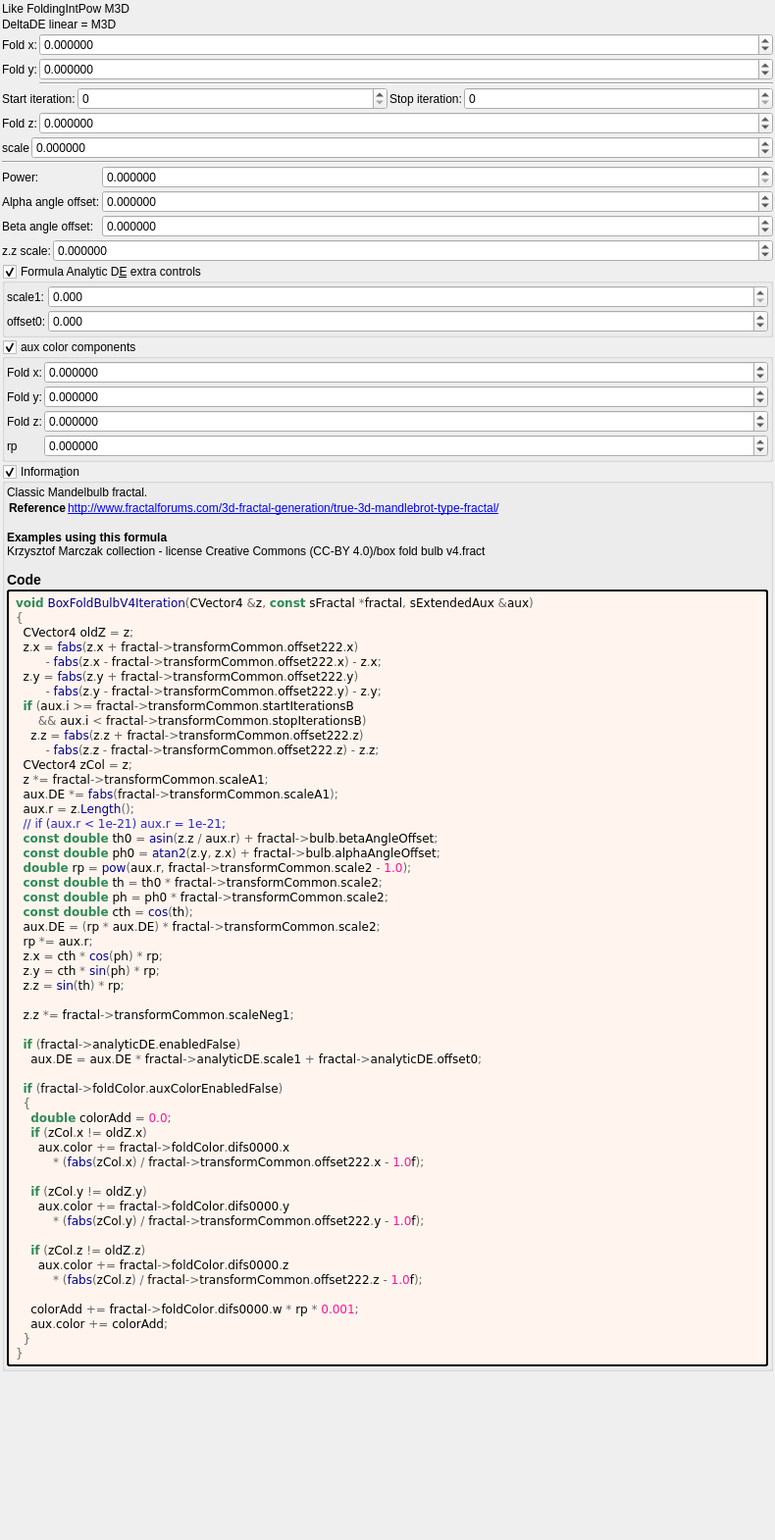
<?xml version="1.0" encoding="UTF-8"?>
<ui version="4.0">
 <class>box_fold_bulb_v4</class>
 <widget class="QWidget" name="Form">
  <property name="geometry">
   <rect>
    <x>0</x>
    <y>0</y>
    <width>790</width>
    <height>1570</height>
   </rect>
  </property>
  <property name="windowTitle">
   <string notr="true">box_fold_bulb_v4</string>
  </property>
  <layout class="QVBoxLayout" name="verticalLayout">
   <property name="spacing">
    <number>2</number>
   </property>
   <property name="leftMargin">
    <number>2</number>
   </property>
   <property name="topMargin">
    <number>2</number>
   </property>
   <property name="rightMargin">
    <number>2</number>
   </property>
   <property name="bottomMargin">
    <number>2</number>
   </property>
   <item>
    <widget class="QLabel" name="label_33">
     <property name="text">
      <string>Like FoldingIntPow M3D</string>
     </property>
    </widget>
   </item>
   <item>
    <widget class="QLabel" name="label_32">
     <property name="text">
      <string>DeltaDE linear = M3D</string>
     </property>
    </widget>
   </item>
   <item>
    <layout class="QGridLayout" name="gridLayout_33" columnstretch="0,0,1">
     <property name="spacing">
      <number>2</number>
     </property>
     <item row="4" column="2">
      <widget class="MyDoubleSpinBox" name="spinbox3_transf_offset_222_z">
       <property name="enabled">
        <bool>true</bool>
       </property>
       <property name="sizePolicy">
        <sizepolicy hsizetype="Minimum" vsizetype="Maximum">
         <horstretch>0</horstretch>
         <verstretch>0</verstretch>
        </sizepolicy>
       </property>
       <property name="decimals">
        <number>6</number>
       </property>
       <property name="minimum">
        <double>-99.989999999999995</double>
       </property>
       <property name="maximum">
        <double>99.989999999999995</double>
       </property>
       <property name="singleStep">
        <double>0.100000000000000</double>
       </property>
      </widget>
     </item>
     <item row="3" column="0" colspan="3">
      <layout class="QGridLayout" name="gridLayout_28" columnstretch="0,0,1,0,1">
       <property name="spacing">
        <number>2</number>
       </property>
       <item row="0" column="2">
        <widget class="MySpinBox" name="spinboxInt_transf_start_iterations_B">
         <property name="sizePolicy">
          <sizepolicy hsizetype="Minimum" vsizetype="Maximum">
           <horstretch>0</horstretch>
           <verstretch>0</verstretch>
          </sizepolicy>
         </property>
         <property name="minimum">
          <number>0</number>
         </property>
         <property name="maximum">
          <number>999</number>
         </property>
         <property name="value">
          <number>0</number>
         </property>
        </widget>
       </item>
       <item row="0" column="1">
        <widget class="QLabel" name="label_75">
         <property name="text">
          <string>Start iteration:</string>
         </property>
        </widget>
       </item>
       <item row="0" column="3">
        <widget class="QLabel" name="label_55">
         <property name="text">
          <string>Stop iteration:</string>
         </property>
        </widget>
       </item>
       <item row="0" column="4">
        <widget class="MySpinBox" name="spinboxInt_transf_stop_iterations_B">
         <property name="sizePolicy">
          <sizepolicy hsizetype="Preferred" vsizetype="Maximum">
           <horstretch>0</horstretch>
           <verstretch>0</verstretch>
          </sizepolicy>
         </property>
         <property name="maximum">
          <number>999</number>
         </property>
        </widget>
       </item>
      </layout>
     </item>
     <item row="0" column="2">
      <widget class="MyDoubleSpinBox" name="spinbox3_transf_offset_222_x">
       <property name="sizePolicy">
        <sizepolicy hsizetype="Minimum" vsizetype="Maximum">
         <horstretch>0</horstretch>
         <verstretch>0</verstretch>
        </sizepolicy>
       </property>
       <property name="prefix">
        <string/>
       </property>
       <property name="decimals">
        <number>6</number>
       </property>
       <property name="minimum">
        <double>-99.989999999999995</double>
       </property>
       <property name="singleStep">
        <double>0.100000000000000</double>
       </property>
      </widget>
     </item>
     <item row="0" column="0" colspan="2">
      <widget class="QLabel" name="label_105">
       <property name="text">
        <string>Fold x:</string>
       </property>
       <property name="buddy">
        <cstring>spinbox3_transf_offset_222_x</cstring>
       </property>
      </widget>
     </item>
     <item row="1" column="0" colspan="2">
      <widget class="QLabel" name="label_106">
       <property name="text">
        <string>Fold y:</string>
       </property>
       <property name="buddy">
        <cstring>spinbox3_transf_offset_222_y</cstring>
       </property>
      </widget>
     </item>
     <item row="4" column="0" colspan="2">
      <widget class="QLabel" name="label_108">
       <property name="text">
        <string>Fold z:</string>
       </property>
       <property name="buddy">
        <cstring>spinbox3_transf_offset_222_y</cstring>
       </property>
      </widget>
     </item>
     <item row="1" column="2">
      <widget class="MyDoubleSpinBox" name="spinbox3_transf_offset_222_y">
       <property name="sizePolicy">
        <sizepolicy hsizetype="Minimum" vsizetype="Maximum">
         <horstretch>0</horstretch>
         <verstretch>0</verstretch>
        </sizepolicy>
       </property>
       <property name="decimals">
        <number>6</number>
       </property>
       <property name="minimum">
        <double>-99.989999999999995</double>
       </property>
       <property name="maximum">
        <double>99.989999999999995</double>
       </property>
       <property name="singleStep">
        <double>0.100000000000000</double>
       </property>
      </widget>
     </item>
     <item row="2" column="2">
      <widget class="Line" name="line_2">
       <property name="orientation">
        <enum>Qt::Horizontal</enum>
       </property>
      </widget>
     </item>
    </layout>
   </item>
   <item>
    <layout class="QGridLayout" name="gridLayout_6" columnstretch="0,1">
     <item row="0" column="1">
      <widget class="MyDoubleSpinBox" name="spinbox_transf_scaleA_1">
       <property name="sizePolicy">
        <sizepolicy hsizetype="Minimum" vsizetype="Maximum">
         <horstretch>0</horstretch>
         <verstretch>0</verstretch>
        </sizepolicy>
       </property>
       <property name="prefix">
        <string/>
       </property>
       <property name="suffix">
        <string/>
       </property>
       <property name="decimals">
        <number>6</number>
       </property>
       <property name="minimum">
        <double>-99.998999999999995</double>
       </property>
       <property name="maximum">
        <double>99.998999999999995</double>
       </property>
       <property name="singleStep">
        <double>0.100000000000000</double>
       </property>
      </widget>
     </item>
     <item row="0" column="0">
      <widget class="QLabel" name="label_65">
       <property name="text">
        <string notr="true">scale</string>
       </property>
      </widget>
     </item>
    </layout>
   </item>
   <item>
    <widget class="Line" name="line">
     <property name="orientation">
      <enum>Qt::Horizontal</enum>
     </property>
    </widget>
   </item>
   <item>
    <layout class="QGridLayout" name="gridLayout" columnstretch="0,1">
     <property name="spacing">
      <number>2</number>
     </property>
     <item row="2" column="1">
      <widget class="MyDoubleSpinBox" name="spinboxd_beta_angle_offset">
       <property name="sizePolicy">
        <sizepolicy hsizetype="Minimum" vsizetype="Maximum">
         <horstretch>0</horstretch>
         <verstretch>0</verstretch>
        </sizepolicy>
       </property>
       <property name="prefix">
        <string/>
       </property>
       <property name="suffix">
        <string/>
       </property>
       <property name="decimals">
        <number>6</number>
       </property>
       <property name="minimum">
        <double>-36000.000000000000000</double>
       </property>
       <property name="maximum">
        <double>36000.000000000000000</double>
       </property>
       <property name="singleStep">
        <double>0.100000000000000</double>
       </property>
      </widget>
     </item>
     <item row="0" column="1">
      <widget class="MyDoubleSpinBox" name="spinbox_transf_scale_2">
       <property name="sizePolicy">
        <sizepolicy hsizetype="Minimum" vsizetype="Maximum">
         <horstretch>0</horstretch>
         <verstretch>0</verstretch>
        </sizepolicy>
       </property>
       <property name="prefix">
        <string/>
       </property>
       <property name="suffix">
        <string/>
       </property>
       <property name="decimals">
        <number>6</number>
       </property>
       <property name="minimum">
        <double>0.000000000000000</double>
       </property>
       <property name="maximum">
        <double>99.989999999999995</double>
       </property>
       <property name="singleStep">
        <double>0.100000000000000</double>
       </property>
      </widget>
     </item>
     <item row="2" column="0">
      <widget class="QLabel" name="label_9">
       <property name="text">
        <string>Beta angle offset:</string>
       </property>
      </widget>
     </item>
     <item row="0" column="0">
      <widget class="QLabel" name="label_107">
       <property name="text">
        <string>Power:</string>
       </property>
       <property name="buddy">
        <cstring>spinbox3_transf_offset_222_y</cstring>
       </property>
      </widget>
     </item>
     <item row="1" column="0">
      <widget class="QLabel" name="label_8">
       <property name="text">
        <string>Alpha angle offset:</string>
       </property>
      </widget>
     </item>
     <item row="1" column="1">
      <widget class="MyDoubleSpinBox" name="spinboxd_alpha_angle_offset">
       <property name="sizePolicy">
        <sizepolicy hsizetype="Minimum" vsizetype="Maximum">
         <horstretch>0</horstretch>
         <verstretch>0</verstretch>
        </sizepolicy>
       </property>
       <property name="prefix">
        <string/>
       </property>
       <property name="suffix">
        <string/>
       </property>
       <property name="decimals">
        <number>6</number>
       </property>
       <property name="minimum">
        <double>-36000.000000000000000</double>
       </property>
       <property name="maximum">
        <double>36000.000000000000000</double>
       </property>
       <property name="singleStep">
        <double>0.100000000000000</double>
       </property>
      </widget>
     </item>
    </layout>
   </item>
   <item>
    <layout class="QGridLayout" name="gridLayout_84" columnstretch="0,1">
     <property name="spacing">
      <number>2</number>
     </property>
     <item row="2" column="0" rowspan="2">
      <widget class="QLabel" name="label_76">
       <property name="text">
        <string>z.z scale:</string>
       </property>
      </widget>
     </item>
     <item row="2" column="1" rowspan="2">
      <widget class="MyDoubleSpinBox" name="spinbox_transf_scale_neg1">
       <property name="sizePolicy">
        <sizepolicy hsizetype="Minimum" vsizetype="Maximum">
         <horstretch>0</horstretch>
         <verstretch>0</verstretch>
        </sizepolicy>
       </property>
       <property name="prefix">
        <string/>
       </property>
       <property name="suffix">
        <string/>
       </property>
       <property name="decimals">
        <number>6</number>
       </property>
       <property name="minimum">
        <double>-99.998999999999995</double>
       </property>
       <property name="maximum">
        <double>99.998999999999995</double>
       </property>
       <property name="singleStep">
        <double>0.100000000000000</double>
       </property>
      </widget>
     </item>
    </layout>
   </item>
   <item>
    <widget class="MyGroupBox" name="groupCheck_analyticDE_enabled_false">
     <property name="title">
      <string>Formula Analytic D&amp;E extra controls</string>
     </property>
     <property name="checkable">
      <bool>true</bool>
     </property>
     <layout class="QVBoxLayout" name="verticalLayout_13" stretch="0">
      <property name="spacing">
       <number>2</number>
      </property>
      <property name="leftMargin">
       <number>2</number>
      </property>
      <property name="topMargin">
       <number>2</number>
      </property>
      <property name="rightMargin">
       <number>2</number>
      </property>
      <property name="bottomMargin">
       <number>2</number>
      </property>
      <item>
       <layout class="QGridLayout" name="gridLayout_27" columnstretch="0,0,1">
        <property name="spacing">
         <number>2</number>
        </property>
        <item row="1" column="2">
         <widget class="MyDoubleSpinBox" name="spinbox_analyticDE_offset_0">
          <property name="sizePolicy">
           <sizepolicy hsizetype="Minimum" vsizetype="Maximum">
            <horstretch>0</horstretch>
            <verstretch>0</verstretch>
           </sizepolicy>
          </property>
          <property name="prefix">
           <string/>
          </property>
          <property name="suffix">
           <string/>
          </property>
          <property name="decimals">
           <number>3</number>
          </property>
          <property name="minimum">
           <double>-99.989999999999995</double>
          </property>
          <property name="maximum">
           <double>99.989999999999995</double>
          </property>
          <property name="singleStep">
           <double>0.100000000000000</double>
          </property>
         </widget>
        </item>
        <item row="1" column="1">
         <widget class="QLabel" name="label_177">
          <property name="text">
           <string>offset0:</string>
          </property>
         </widget>
        </item>
        <item row="0" column="1">
         <widget class="QLabel" name="label_176">
          <property name="text">
           <string>scale1:</string>
          </property>
         </widget>
        </item>
        <item row="0" column="2">
         <widget class="MyDoubleSpinBox" name="spinbox_analyticDE_scale_1">
          <property name="sizePolicy">
           <sizepolicy hsizetype="Minimum" vsizetype="Maximum">
            <horstretch>0</horstretch>
            <verstretch>0</verstretch>
           </sizepolicy>
          </property>
          <property name="prefix">
           <string/>
          </property>
          <property name="suffix">
           <string/>
          </property>
          <property name="decimals">
           <number>3</number>
          </property>
          <property name="minimum">
           <double>0.000000000000000</double>
          </property>
          <property name="maximum">
           <double>99.989999999999995</double>
          </property>
          <property name="singleStep">
           <double>0.100000000000000</double>
          </property>
         </widget>
        </item>
       </layout>
      </item>
     </layout>
    </widget>
   </item>
   <item>
    <widget class="MyGroupBox" name="groupCheck_fold_color_aux_color_enabled_false">
     <property name="title">
      <string>aux color components</string>
     </property>
     <property name="checkable">
      <bool>true</bool>
     </property>
     <layout class="QVBoxLayout" name="verticalLayout_3">
      <property name="leftMargin">
       <number>2</number>
      </property>
      <property name="topMargin">
       <number>2</number>
      </property>
      <property name="rightMargin">
       <number>2</number>
      </property>
      <property name="bottomMargin">
       <number>2</number>
      </property>
      <item>
       <layout class="QGridLayout" name="gridLayout_16" columnstretch="0,1">
        <property name="spacing">
         <number>2</number>
        </property>
        <item row="2" column="0">
         <widget class="QLabel" name="label_38">
          <property name="text">
           <string>Fold z:</string>
          </property>
         </widget>
        </item>
        <item row="0" column="0">
         <widget class="QLabel" name="label_31">
          <property name="text">
           <string>Fold x:</string>
          </property>
         </widget>
        </item>
        <item row="1" column="0">
         <widget class="QLabel" name="label_39">
          <property name="text">
           <string>Fold y:</string>
          </property>
         </widget>
        </item>
        <item row="0" column="1">
         <widget class="MyDoubleSpinBox" name="spinbox4_fold_color_difs_0000_x">
          <property name="sizePolicy">
           <sizepolicy hsizetype="Minimum" vsizetype="Maximum">
            <horstretch>0</horstretch>
            <verstretch>0</verstretch>
           </sizepolicy>
          </property>
          <property name="prefix">
           <string/>
          </property>
          <property name="suffix">
           <string/>
          </property>
          <property name="decimals">
           <number>6</number>
          </property>
          <property name="minimum">
           <double>-99.998999999999995</double>
          </property>
          <property name="maximum">
           <double>99.998999999999995</double>
          </property>
          <property name="singleStep">
           <double>0.100000000000000</double>
          </property>
         </widget>
        </item>
        <item row="1" column="1">
         <widget class="MyDoubleSpinBox" name="spinbox4_fold_color_difs_0000_y">
          <property name="sizePolicy">
           <sizepolicy hsizetype="Minimum" vsizetype="Maximum">
            <horstretch>0</horstretch>
            <verstretch>0</verstretch>
           </sizepolicy>
          </property>
          <property name="prefix">
           <string/>
          </property>
          <property name="suffix">
           <string/>
          </property>
          <property name="decimals">
           <number>6</number>
          </property>
          <property name="minimum">
           <double>-99.998999999999995</double>
          </property>
          <property name="maximum">
           <double>99.998999999999995</double>
          </property>
          <property name="singleStep">
           <double>0.100000000000000</double>
          </property>
         </widget>
        </item>
        <item row="2" column="1">
         <widget class="MyDoubleSpinBox" name="spinbox4_fold_color_difs_0000_z">
          <property name="sizePolicy">
           <sizepolicy hsizetype="Minimum" vsizetype="Maximum">
            <horstretch>0</horstretch>
            <verstretch>0</verstretch>
           </sizepolicy>
          </property>
          <property name="prefix">
           <string/>
          </property>
          <property name="suffix">
           <string/>
          </property>
          <property name="decimals">
           <number>6</number>
          </property>
          <property name="minimum">
           <double>-99.998999999999995</double>
          </property>
          <property name="maximum">
           <double>99.998999999999995</double>
          </property>
          <property name="singleStep">
           <double>0.100000000000000</double>
          </property>
         </widget>
        </item>
        <item row="3" column="1">
         <widget class="MyDoubleSpinBox" name="spinbox4_fold_color_difs_0000_w">
          <property name="sizePolicy">
           <sizepolicy hsizetype="Minimum" vsizetype="Maximum">
            <horstretch>0</horstretch>
            <verstretch>0</verstretch>
           </sizepolicy>
          </property>
          <property name="prefix">
           <string/>
          </property>
          <property name="suffix">
           <string/>
          </property>
          <property name="decimals">
           <number>6</number>
          </property>
          <property name="minimum">
           <double>-99.998999999999995</double>
          </property>
          <property name="maximum">
           <double>99.998999999999995</double>
          </property>
          <property name="singleStep">
           <double>0.100000000000000</double>
          </property>
         </widget>
        </item>
        <item row="3" column="0">
         <widget class="QLabel" name="label_40">
          <property name="text">
           <string>rp</string>
          </property>
         </widget>
        </item>
       </layout>
      </item>
     </layout>
    </widget>
   </item>
   <item>
    <widget class="MyGroupBox" name="groupCheck_info">
     <property name="title">
      <string>Informa&amp;tion</string>
     </property>
     <property name="flat">
      <bool>false</bool>
     </property>
     <property name="checkable">
      <bool>true</bool>
     </property>
     <layout class="QVBoxLayout" name="verticalLayout_2">
      <property name="spacing">
       <number>2</number>
      </property>
      <property name="leftMargin">
       <number>2</number>
      </property>
      <property name="topMargin">
       <number>2</number>
      </property>
      <property name="rightMargin">
       <number>2</number>
      </property>
      <property name="bottomMargin">
       <number>2</number>
      </property>
      <item>
       <widget class="QLabel" name="label_information_general">
        <property name="text">
         <string notr="true">&lt;p&gt;Classic Mandelbulb fractal.&lt;/p&gt;&lt;table&gt;
&lt;tr&gt;&lt;th&gt;Reference&lt;/th&gt;&lt;td&gt;&lt;a href=&quot;http://www.fractalforums.com/3d-fractal-generation/true-3d-mandlebrot-type-fractal/&quot;&gt;http://www.fractalforums.com/3d-fractal-generation/true-3d-mandlebrot-type-fractal/&lt;br&gt;
&lt;/td&gt;&lt;/tr&gt;
&lt;/table&gt;
&lt;br&gt;&lt;b&gt;Examples using this formula&lt;/b&gt;&lt;br&gt;Krzysztof Marczak collection - license Creative Commons (CC-BY 4.0)/box fold bulb v4.fract&lt;h3&gt;Code&lt;/h3&gt;</string>
        </property>
        <property name="wordWrap">
         <bool>true</bool>
        </property>
        <property name="openExternalLinks">
         <bool>true</bool>
        </property>
        <property name="textInteractionFlags">
         <set>Qt::LinksAccessibleByMouse|Qt::TextSelectableByMouse</set>
        </property>
       </widget>
      </item>
      <item>
       <widget class="QLabel" name="label_code_content">
        <property name="styleSheet">
         <string notr="true">border-style: outset; border-width: 2px; border-radius: 3px; border-color: black; background-color: #fff5ee; padding: 4px;</string>
        </property>
        <property name="text">
         <string notr="true">&lt;body style=&quot;background-color:#fff5ee&quot;&gt;
&lt;pre style=&quot;color:#000000; background-color:#fff5ee;  font-family:&#039;Courier New&#039;,monospace;&quot;&gt;&lt;span style=&quot;color:#2e8b57; font-weight:bold&quot;&gt;void&lt;/span&gt; &lt;span style=&quot;color:#00008f&quot;&gt;BoxFoldBulbV4Iteration&lt;/span&gt;&lt;span style=&quot;color:#676767&quot;&gt;(&lt;/span&gt;CVector4 &lt;span style=&quot;color:#676767&quot;&gt;&amp;amp;&lt;/span&gt;z&lt;span style=&quot;color:#676767&quot;&gt;,&lt;/span&gt; &lt;span style=&quot;color:#2e8b57; font-weight:bold&quot;&gt;const&lt;/span&gt; sFractal &lt;span style=&quot;color:#676767&quot;&gt;*&lt;/span&gt;fractal&lt;span style=&quot;color:#676767&quot;&gt;,&lt;/span&gt; sExtendedAux &lt;span style=&quot;color:#676767&quot;&gt;&amp;amp;&lt;/span&gt;aux&lt;span style=&quot;color:#676767&quot;&gt;)&lt;/span&gt;
&lt;span style=&quot;color:#676767&quot;&gt;{&lt;/span&gt;
  CVector4 oldZ &lt;span style=&quot;color:#676767&quot;&gt;=&lt;/span&gt; z&lt;span style=&quot;color:#676767&quot;&gt;;&lt;/span&gt;
  z&lt;span style=&quot;color:#676767&quot;&gt;.&lt;/span&gt;x &lt;span style=&quot;color:#676767&quot;&gt;=&lt;/span&gt; &lt;span style=&quot;color:#00008f&quot;&gt;fabs&lt;/span&gt;&lt;span style=&quot;color:#676767&quot;&gt;(&lt;/span&gt;z&lt;span style=&quot;color:#676767&quot;&gt;.&lt;/span&gt;x &lt;span style=&quot;color:#676767&quot;&gt;+&lt;/span&gt; fractal&lt;span style=&quot;color:#676767&quot;&gt;-&amp;gt;&lt;/span&gt;transformCommon&lt;span style=&quot;color:#676767&quot;&gt;.&lt;/span&gt;offset222&lt;span style=&quot;color:#676767&quot;&gt;.&lt;/span&gt;x&lt;span style=&quot;color:#676767&quot;&gt;)&lt;/span&gt;
        &lt;span style=&quot;color:#676767&quot;&gt;-&lt;/span&gt; &lt;span style=&quot;color:#00008f&quot;&gt;fabs&lt;/span&gt;&lt;span style=&quot;color:#676767&quot;&gt;(&lt;/span&gt;z&lt;span style=&quot;color:#676767&quot;&gt;.&lt;/span&gt;x &lt;span style=&quot;color:#676767&quot;&gt;-&lt;/span&gt; fractal&lt;span style=&quot;color:#676767&quot;&gt;-&amp;gt;&lt;/span&gt;transformCommon&lt;span style=&quot;color:#676767&quot;&gt;.&lt;/span&gt;offset222&lt;span style=&quot;color:#676767&quot;&gt;.&lt;/span&gt;x&lt;span style=&quot;color:#676767&quot;&gt;) -&lt;/span&gt; z&lt;span style=&quot;color:#676767&quot;&gt;.&lt;/span&gt;x&lt;span style=&quot;color:#676767&quot;&gt;;&lt;/span&gt;
  z&lt;span style=&quot;color:#676767&quot;&gt;.&lt;/span&gt;y &lt;span style=&quot;color:#676767&quot;&gt;=&lt;/span&gt; &lt;span style=&quot;color:#00008f&quot;&gt;fabs&lt;/span&gt;&lt;span style=&quot;color:#676767&quot;&gt;(&lt;/span&gt;z&lt;span style=&quot;color:#676767&quot;&gt;.&lt;/span&gt;y &lt;span style=&quot;color:#676767&quot;&gt;+&lt;/span&gt; fractal&lt;span style=&quot;color:#676767&quot;&gt;-&amp;gt;&lt;/span&gt;transformCommon&lt;span style=&quot;color:#676767&quot;&gt;.&lt;/span&gt;offset222&lt;span style=&quot;color:#676767&quot;&gt;.&lt;/span&gt;y&lt;span style=&quot;color:#676767&quot;&gt;)&lt;/span&gt;
        &lt;span style=&quot;color:#676767&quot;&gt;-&lt;/span&gt; &lt;span style=&quot;color:#00008f&quot;&gt;fabs&lt;/span&gt;&lt;span style=&quot;color:#676767&quot;&gt;(&lt;/span&gt;z&lt;span style=&quot;color:#676767&quot;&gt;.&lt;/span&gt;y &lt;span style=&quot;color:#676767&quot;&gt;-&lt;/span&gt; fractal&lt;span style=&quot;color:#676767&quot;&gt;-&amp;gt;&lt;/span&gt;transformCommon&lt;span style=&quot;color:#676767&quot;&gt;.&lt;/span&gt;offset222&lt;span style=&quot;color:#676767&quot;&gt;.&lt;/span&gt;y&lt;span style=&quot;color:#676767&quot;&gt;) -&lt;/span&gt; z&lt;span style=&quot;color:#676767&quot;&gt;.&lt;/span&gt;y&lt;span style=&quot;color:#676767&quot;&gt;;&lt;/span&gt;
  &lt;span style=&quot;color:#2e8b57; font-weight:bold&quot;&gt;if&lt;/span&gt; &lt;span style=&quot;color:#676767&quot;&gt;(&lt;/span&gt;aux&lt;span style=&quot;color:#676767&quot;&gt;.&lt;/span&gt;i &lt;span style=&quot;color:#676767&quot;&gt;&amp;gt;=&lt;/span&gt; fractal&lt;span style=&quot;color:#676767&quot;&gt;-&amp;gt;&lt;/span&gt;transformCommon&lt;span style=&quot;color:#676767&quot;&gt;.&lt;/span&gt;startIterationsB
      &lt;span style=&quot;color:#676767&quot;&gt;&amp;amp;&amp;amp;&lt;/span&gt; aux&lt;span style=&quot;color:#676767&quot;&gt;.&lt;/span&gt;i &lt;span style=&quot;color:#676767&quot;&gt;&amp;lt;&lt;/span&gt; fractal&lt;span style=&quot;color:#676767&quot;&gt;-&amp;gt;&lt;/span&gt;transformCommon&lt;span style=&quot;color:#676767&quot;&gt;.&lt;/span&gt;stopIterationsB&lt;span style=&quot;color:#676767&quot;&gt;)&lt;/span&gt;
    z&lt;span style=&quot;color:#676767&quot;&gt;.&lt;/span&gt;z &lt;span style=&quot;color:#676767&quot;&gt;=&lt;/span&gt; &lt;span style=&quot;color:#00008f&quot;&gt;fabs&lt;/span&gt;&lt;span style=&quot;color:#676767&quot;&gt;(&lt;/span&gt;z&lt;span style=&quot;color:#676767&quot;&gt;.&lt;/span&gt;z &lt;span style=&quot;color:#676767&quot;&gt;+&lt;/span&gt; fractal&lt;span style=&quot;color:#676767&quot;&gt;-&amp;gt;&lt;/span&gt;transformCommon&lt;span style=&quot;color:#676767&quot;&gt;.&lt;/span&gt;offset222&lt;span style=&quot;color:#676767&quot;&gt;.&lt;/span&gt;z&lt;span style=&quot;color:#676767&quot;&gt;)&lt;/span&gt;
        &lt;span style=&quot;color:#676767&quot;&gt;-&lt;/span&gt; &lt;span style=&quot;color:#00008f&quot;&gt;fabs&lt;/span&gt;&lt;span style=&quot;color:#676767&quot;&gt;(&lt;/span&gt;z&lt;span style=&quot;color:#676767&quot;&gt;.&lt;/span&gt;z &lt;span style=&quot;color:#676767&quot;&gt;-&lt;/span&gt; fractal&lt;span style=&quot;color:#676767&quot;&gt;-&amp;gt;&lt;/span&gt;transformCommon&lt;span style=&quot;color:#676767&quot;&gt;.&lt;/span&gt;offset222&lt;span style=&quot;color:#676767&quot;&gt;.&lt;/span&gt;z&lt;span style=&quot;color:#676767&quot;&gt;) -&lt;/span&gt; z&lt;span style=&quot;color:#676767&quot;&gt;.&lt;/span&gt;z&lt;span style=&quot;color:#676767&quot;&gt;;&lt;/span&gt;
  CVector4 zCol &lt;span style=&quot;color:#676767&quot;&gt;=&lt;/span&gt; z&lt;span style=&quot;color:#676767&quot;&gt;;&lt;/span&gt;
  z &lt;span style=&quot;color:#676767&quot;&gt;*=&lt;/span&gt; fractal&lt;span style=&quot;color:#676767&quot;&gt;-&amp;gt;&lt;/span&gt;transformCommon&lt;span style=&quot;color:#676767&quot;&gt;.&lt;/span&gt;scaleA1&lt;span style=&quot;color:#676767&quot;&gt;;&lt;/span&gt;
  aux&lt;span style=&quot;color:#676767&quot;&gt;.&lt;/span&gt;DE &lt;span style=&quot;color:#676767&quot;&gt;*=&lt;/span&gt; &lt;span style=&quot;color:#00008f&quot;&gt;fabs&lt;/span&gt;&lt;span style=&quot;color:#676767&quot;&gt;(&lt;/span&gt;fractal&lt;span style=&quot;color:#676767&quot;&gt;-&amp;gt;&lt;/span&gt;transformCommon&lt;span style=&quot;color:#676767&quot;&gt;.&lt;/span&gt;scaleA1&lt;span style=&quot;color:#676767&quot;&gt;);&lt;/span&gt;
  aux&lt;span style=&quot;color:#676767&quot;&gt;.&lt;/span&gt;r &lt;span style=&quot;color:#676767&quot;&gt;=&lt;/span&gt; z&lt;span style=&quot;color:#676767&quot;&gt;.&lt;/span&gt;&lt;span style=&quot;color:#00008f&quot;&gt;Length&lt;/span&gt;&lt;span style=&quot;color:#676767&quot;&gt;();&lt;/span&gt;
  &lt;span style=&quot;color:#2929cc&quot;&gt;// if (aux.r &amp;lt; 1e-21) aux.r = 1e-21;&lt;/span&gt;
  &lt;span style=&quot;color:#2e8b57; font-weight:bold&quot;&gt;const double&lt;/span&gt; th0 &lt;span style=&quot;color:#676767&quot;&gt;=&lt;/span&gt; &lt;span style=&quot;color:#00008f&quot;&gt;asin&lt;/span&gt;&lt;span style=&quot;color:#676767&quot;&gt;(&lt;/span&gt;z&lt;span style=&quot;color:#676767&quot;&gt;.&lt;/span&gt;z &lt;span style=&quot;color:#676767&quot;&gt;/&lt;/span&gt; aux&lt;span style=&quot;color:#676767&quot;&gt;.&lt;/span&gt;r&lt;span style=&quot;color:#676767&quot;&gt;) +&lt;/span&gt; fractal&lt;span style=&quot;color:#676767&quot;&gt;-&amp;gt;&lt;/span&gt;bulb&lt;span style=&quot;color:#676767&quot;&gt;.&lt;/span&gt;betaAngleOffset&lt;span style=&quot;color:#676767&quot;&gt;;&lt;/span&gt;
  &lt;span style=&quot;color:#2e8b57; font-weight:bold&quot;&gt;const double&lt;/span&gt; ph0 &lt;span style=&quot;color:#676767&quot;&gt;=&lt;/span&gt; &lt;span style=&quot;color:#00008f&quot;&gt;atan2&lt;/span&gt;&lt;span style=&quot;color:#676767&quot;&gt;(&lt;/span&gt;z&lt;span style=&quot;color:#676767&quot;&gt;.&lt;/span&gt;y&lt;span style=&quot;color:#676767&quot;&gt;,&lt;/span&gt; z&lt;span style=&quot;color:#676767&quot;&gt;.&lt;/span&gt;x&lt;span style=&quot;color:#676767&quot;&gt;) +&lt;/span&gt; fractal&lt;span style=&quot;color:#676767&quot;&gt;-&amp;gt;&lt;/span&gt;bulb&lt;span style=&quot;color:#676767&quot;&gt;.&lt;/span&gt;alphaAngleOffset&lt;span style=&quot;color:#676767&quot;&gt;;&lt;/span&gt;
  &lt;span style=&quot;color:#2e8b57; font-weight:bold&quot;&gt;double&lt;/span&gt; rp &lt;span style=&quot;color:#676767&quot;&gt;=&lt;/span&gt; &lt;span style=&quot;color:#00008f&quot;&gt;pow&lt;/span&gt;&lt;span style=&quot;color:#676767&quot;&gt;(&lt;/span&gt;aux&lt;span style=&quot;color:#676767&quot;&gt;.&lt;/span&gt;r&lt;span style=&quot;color:#676767&quot;&gt;,&lt;/span&gt; fractal&lt;span style=&quot;color:#676767&quot;&gt;-&amp;gt;&lt;/span&gt;transformCommon&lt;span style=&quot;color:#676767&quot;&gt;.&lt;/span&gt;scale2 &lt;span style=&quot;color:#676767&quot;&gt;-&lt;/span&gt; &lt;span style=&quot;color:#ff1493&quot;&gt;1.0&lt;/span&gt;&lt;span style=&quot;color:#676767&quot;&gt;);&lt;/span&gt;
  &lt;span style=&quot;color:#2e8b57; font-weight:bold&quot;&gt;const double&lt;/span&gt; th &lt;span style=&quot;color:#676767&quot;&gt;=&lt;/span&gt; th0 &lt;span style=&quot;color:#676767&quot;&gt;*&lt;/span&gt; fractal&lt;span style=&quot;color:#676767&quot;&gt;-&amp;gt;&lt;/span&gt;transformCommon&lt;span style=&quot;color:#676767&quot;&gt;.&lt;/span&gt;scale2&lt;span style=&quot;color:#676767&quot;&gt;;&lt;/span&gt;
  &lt;span style=&quot;color:#2e8b57; font-weight:bold&quot;&gt;const double&lt;/span&gt; ph &lt;span style=&quot;color:#676767&quot;&gt;=&lt;/span&gt; ph0 &lt;span style=&quot;color:#676767&quot;&gt;*&lt;/span&gt; fractal&lt;span style=&quot;color:#676767&quot;&gt;-&amp;gt;&lt;/span&gt;transformCommon&lt;span style=&quot;color:#676767&quot;&gt;.&lt;/span&gt;scale2&lt;span style=&quot;color:#676767&quot;&gt;;&lt;/span&gt;
  &lt;span style=&quot;color:#2e8b57; font-weight:bold&quot;&gt;const double&lt;/span&gt; cth &lt;span style=&quot;color:#676767&quot;&gt;=&lt;/span&gt; &lt;span style=&quot;color:#00008f&quot;&gt;cos&lt;/span&gt;&lt;span style=&quot;color:#676767&quot;&gt;(&lt;/span&gt;th&lt;span style=&quot;color:#676767&quot;&gt;);&lt;/span&gt;
  aux&lt;span style=&quot;color:#676767&quot;&gt;.&lt;/span&gt;DE &lt;span style=&quot;color:#676767&quot;&gt;= (&lt;/span&gt;rp &lt;span style=&quot;color:#676767&quot;&gt;*&lt;/span&gt; aux&lt;span style=&quot;color:#676767&quot;&gt;.&lt;/span&gt;DE&lt;span style=&quot;color:#676767&quot;&gt;) *&lt;/span&gt; fractal&lt;span style=&quot;color:#676767&quot;&gt;-&amp;gt;&lt;/span&gt;transformCommon&lt;span style=&quot;color:#676767&quot;&gt;.&lt;/span&gt;scale2&lt;span style=&quot;color:#676767&quot;&gt;;&lt;/span&gt;
  rp &lt;span style=&quot;color:#676767&quot;&gt;*=&lt;/span&gt; aux&lt;span style=&quot;color:#676767&quot;&gt;.&lt;/span&gt;r&lt;span style=&quot;color:#676767&quot;&gt;;&lt;/span&gt;
  z&lt;span style=&quot;color:#676767&quot;&gt;.&lt;/span&gt;x &lt;span style=&quot;color:#676767&quot;&gt;=&lt;/span&gt; cth &lt;span style=&quot;color:#676767&quot;&gt;*&lt;/span&gt; &lt;span style=&quot;color:#00008f&quot;&gt;cos&lt;/span&gt;&lt;span style=&quot;color:#676767&quot;&gt;(&lt;/span&gt;ph&lt;span style=&quot;color:#676767&quot;&gt;) *&lt;/span&gt; rp&lt;span style=&quot;color:#676767&quot;&gt;;&lt;/span&gt;
  z&lt;span style=&quot;color:#676767&quot;&gt;.&lt;/span&gt;y &lt;span style=&quot;color:#676767&quot;&gt;=&lt;/span&gt; cth &lt;span style=&quot;color:#676767&quot;&gt;*&lt;/span&gt; &lt;span style=&quot;color:#00008f&quot;&gt;sin&lt;/span&gt;&lt;span style=&quot;color:#676767&quot;&gt;(&lt;/span&gt;ph&lt;span style=&quot;color:#676767&quot;&gt;) *&lt;/span&gt; rp&lt;span style=&quot;color:#676767&quot;&gt;;&lt;/span&gt;
  z&lt;span style=&quot;color:#676767&quot;&gt;.&lt;/span&gt;z &lt;span style=&quot;color:#676767&quot;&gt;=&lt;/span&gt; &lt;span style=&quot;color:#00008f&quot;&gt;sin&lt;/span&gt;&lt;span style=&quot;color:#676767&quot;&gt;(&lt;/span&gt;th&lt;span style=&quot;color:#676767&quot;&gt;) *&lt;/span&gt; rp&lt;span style=&quot;color:#676767&quot;&gt;;&lt;/span&gt;

  z&lt;span style=&quot;color:#676767&quot;&gt;.&lt;/span&gt;z &lt;span style=&quot;color:#676767&quot;&gt;*=&lt;/span&gt; fractal&lt;span style=&quot;color:#676767&quot;&gt;-&amp;gt;&lt;/span&gt;transformCommon&lt;span style=&quot;color:#676767&quot;&gt;.&lt;/span&gt;scaleNeg1&lt;span style=&quot;color:#676767&quot;&gt;;&lt;/span&gt;

  &lt;span style=&quot;color:#2e8b57; font-weight:bold&quot;&gt;if&lt;/span&gt; &lt;span style=&quot;color:#676767&quot;&gt;(&lt;/span&gt;fractal&lt;span style=&quot;color:#676767&quot;&gt;-&amp;gt;&lt;/span&gt;analyticDE&lt;span style=&quot;color:#676767&quot;&gt;.&lt;/span&gt;enabledFalse&lt;span style=&quot;color:#676767&quot;&gt;)&lt;/span&gt;
    aux&lt;span style=&quot;color:#676767&quot;&gt;.&lt;/span&gt;DE &lt;span style=&quot;color:#676767&quot;&gt;=&lt;/span&gt; aux&lt;span style=&quot;color:#676767&quot;&gt;.&lt;/span&gt;DE &lt;span style=&quot;color:#676767&quot;&gt;*&lt;/span&gt; fractal&lt;span style=&quot;color:#676767&quot;&gt;-&amp;gt;&lt;/span&gt;analyticDE&lt;span style=&quot;color:#676767&quot;&gt;.&lt;/span&gt;scale1 &lt;span style=&quot;color:#676767&quot;&gt;+&lt;/span&gt; fractal&lt;span style=&quot;color:#676767&quot;&gt;-&amp;gt;&lt;/span&gt;analyticDE&lt;span style=&quot;color:#676767&quot;&gt;.&lt;/span&gt;offset0&lt;span style=&quot;color:#676767&quot;&gt;;&lt;/span&gt;

  &lt;span style=&quot;color:#2e8b57; font-weight:bold&quot;&gt;if&lt;/span&gt; &lt;span style=&quot;color:#676767&quot;&gt;(&lt;/span&gt;fractal&lt;span style=&quot;color:#676767&quot;&gt;-&amp;gt;&lt;/span&gt;foldColor&lt;span style=&quot;color:#676767&quot;&gt;.&lt;/span&gt;auxColorEnabledFalse&lt;span style=&quot;color:#676767&quot;&gt;)&lt;/span&gt;
  &lt;span style=&quot;color:#676767&quot;&gt;{&lt;/span&gt;
    &lt;span style=&quot;color:#2e8b57; font-weight:bold&quot;&gt;double&lt;/span&gt; colorAdd &lt;span style=&quot;color:#676767&quot;&gt;=&lt;/span&gt; &lt;span style=&quot;color:#ff1493&quot;&gt;0.0&lt;/span&gt;&lt;span style=&quot;color:#676767&quot;&gt;;&lt;/span&gt;
    &lt;span style=&quot;color:#2e8b57; font-weight:bold&quot;&gt;if&lt;/span&gt; &lt;span style=&quot;color:#676767&quot;&gt;(&lt;/span&gt;zCol&lt;span style=&quot;color:#676767&quot;&gt;.&lt;/span&gt;x &lt;span style=&quot;color:#676767&quot;&gt;!=&lt;/span&gt; oldZ&lt;span style=&quot;color:#676767&quot;&gt;.&lt;/span&gt;x&lt;span style=&quot;color:#676767&quot;&gt;)&lt;/span&gt;
      aux&lt;span style=&quot;color:#676767&quot;&gt;.&lt;/span&gt;color &lt;span style=&quot;color:#676767&quot;&gt;+=&lt;/span&gt; fractal&lt;span style=&quot;color:#676767&quot;&gt;-&amp;gt;&lt;/span&gt;foldColor&lt;span style=&quot;color:#676767&quot;&gt;.&lt;/span&gt;difs0000&lt;span style=&quot;color:#676767&quot;&gt;.&lt;/span&gt;x
          &lt;span style=&quot;color:#676767&quot;&gt;* (&lt;/span&gt;&lt;span style=&quot;color:#00008f&quot;&gt;fabs&lt;/span&gt;&lt;span style=&quot;color:#676767&quot;&gt;(&lt;/span&gt;zCol&lt;span style=&quot;color:#676767&quot;&gt;.&lt;/span&gt;x&lt;span style=&quot;color:#676767&quot;&gt;) /&lt;/span&gt; fractal&lt;span style=&quot;color:#676767&quot;&gt;-&amp;gt;&lt;/span&gt;transformCommon&lt;span style=&quot;color:#676767&quot;&gt;.&lt;/span&gt;offset222&lt;span style=&quot;color:#676767&quot;&gt;.&lt;/span&gt;x &lt;span style=&quot;color:#676767&quot;&gt;-&lt;/span&gt; &lt;span style=&quot;color:#ff1493&quot;&gt;1.0&lt;/span&gt;f&lt;span style=&quot;color:#676767&quot;&gt;);&lt;/span&gt;

    &lt;span style=&quot;color:#2e8b57; font-weight:bold&quot;&gt;if&lt;/span&gt; &lt;span style=&quot;color:#676767&quot;&gt;(&lt;/span&gt;zCol&lt;span style=&quot;color:#676767&quot;&gt;.&lt;/span&gt;y &lt;span style=&quot;color:#676767&quot;&gt;!=&lt;/span&gt; oldZ&lt;span style=&quot;color:#676767&quot;&gt;.&lt;/span&gt;y&lt;span style=&quot;color:#676767&quot;&gt;)&lt;/span&gt;
      aux&lt;span style=&quot;color:#676767&quot;&gt;.&lt;/span&gt;color &lt;span style=&quot;color:#676767&quot;&gt;+=&lt;/span&gt; fractal&lt;span style=&quot;color:#676767&quot;&gt;-&amp;gt;&lt;/span&gt;foldColor&lt;span style=&quot;color:#676767&quot;&gt;.&lt;/span&gt;difs0000&lt;span style=&quot;color:#676767&quot;&gt;.&lt;/span&gt;y
          &lt;span style=&quot;color:#676767&quot;&gt;* (&lt;/span&gt;&lt;span style=&quot;color:#00008f&quot;&gt;fabs&lt;/span&gt;&lt;span style=&quot;color:#676767&quot;&gt;(&lt;/span&gt;zCol&lt;span style=&quot;color:#676767&quot;&gt;.&lt;/span&gt;y&lt;span style=&quot;color:#676767&quot;&gt;) /&lt;/span&gt; fractal&lt;span style=&quot;color:#676767&quot;&gt;-&amp;gt;&lt;/span&gt;transformCommon&lt;span style=&quot;color:#676767&quot;&gt;.&lt;/span&gt;offset222&lt;span style=&quot;color:#676767&quot;&gt;.&lt;/span&gt;y &lt;span style=&quot;color:#676767&quot;&gt;-&lt;/span&gt; &lt;span style=&quot;color:#ff1493&quot;&gt;1.0&lt;/span&gt;f&lt;span style=&quot;color:#676767&quot;&gt;);&lt;/span&gt;

    &lt;span style=&quot;color:#2e8b57; font-weight:bold&quot;&gt;if&lt;/span&gt; &lt;span style=&quot;color:#676767&quot;&gt;(&lt;/span&gt;zCol&lt;span style=&quot;color:#676767&quot;&gt;.&lt;/span&gt;z &lt;span style=&quot;color:#676767&quot;&gt;!=&lt;/span&gt; oldZ&lt;span style=&quot;color:#676767&quot;&gt;.&lt;/span&gt;z&lt;span style=&quot;color:#676767&quot;&gt;)&lt;/span&gt;
      aux&lt;span style=&quot;color:#676767&quot;&gt;.&lt;/span&gt;color &lt;span style=&quot;color:#676767&quot;&gt;+=&lt;/span&gt; fractal&lt;span style=&quot;color:#676767&quot;&gt;-&amp;gt;&lt;/span&gt;foldColor&lt;span style=&quot;color:#676767&quot;&gt;.&lt;/span&gt;difs0000&lt;span style=&quot;color:#676767&quot;&gt;.&lt;/span&gt;z
          &lt;span style=&quot;color:#676767&quot;&gt;* (&lt;/span&gt;&lt;span style=&quot;color:#00008f&quot;&gt;fabs&lt;/span&gt;&lt;span style=&quot;color:#676767&quot;&gt;(&lt;/span&gt;zCol&lt;span style=&quot;color:#676767&quot;&gt;.&lt;/span&gt;z&lt;span style=&quot;color:#676767&quot;&gt;) /&lt;/span&gt; fractal&lt;span style=&quot;color:#676767&quot;&gt;-&amp;gt;&lt;/span&gt;transformCommon&lt;span style=&quot;color:#676767&quot;&gt;.&lt;/span&gt;offset222&lt;span style=&quot;color:#676767&quot;&gt;.&lt;/span&gt;z &lt;span style=&quot;color:#676767&quot;&gt;-&lt;/span&gt; &lt;span style=&quot;color:#ff1493&quot;&gt;1.0&lt;/span&gt;f&lt;span style=&quot;color:#676767&quot;&gt;);&lt;/span&gt;

    colorAdd &lt;span style=&quot;color:#676767&quot;&gt;+=&lt;/span&gt; fractal&lt;span style=&quot;color:#676767&quot;&gt;-&amp;gt;&lt;/span&gt;foldColor&lt;span style=&quot;color:#676767&quot;&gt;.&lt;/span&gt;difs0000&lt;span style=&quot;color:#676767&quot;&gt;.&lt;/span&gt;w &lt;span style=&quot;color:#676767&quot;&gt;*&lt;/span&gt; rp &lt;span style=&quot;color:#676767&quot;&gt;*&lt;/span&gt; &lt;span style=&quot;color:#ff1493&quot;&gt;0.001&lt;/span&gt;&lt;span style=&quot;color:#676767&quot;&gt;;&lt;/span&gt;
    aux&lt;span style=&quot;color:#676767&quot;&gt;.&lt;/span&gt;color &lt;span style=&quot;color:#676767&quot;&gt;+=&lt;/span&gt; colorAdd&lt;span style=&quot;color:#676767&quot;&gt;;&lt;/span&gt;
  &lt;span style=&quot;color:#676767&quot;&gt;}&lt;/span&gt;
&lt;span style=&quot;color:#676767&quot;&gt;}&lt;/span&gt;
&lt;/pre&gt;
&lt;/body&gt;</string>
        </property>
        <property name="wordWrap">
         <bool>true</bool>
        </property>
        <property name="openExternalLinks">
         <bool>true</bool>
        </property>
        <property name="textInteractionFlags">
         <set>Qt::LinksAccessibleByMouse|Qt::TextSelectableByMouse</set>
        </property>
       </widget>
      </item>
     </layout>
    </widget>
   </item>
   <item>
    <spacer name="verticalSpacer">
     <property name="orientation">
      <enum>Qt::Vertical</enum>
     </property>
     <property name="sizeHint" stdset="0">
      <size>
       <width>20</width>
       <height>40</height>
      </size>
     </property>
    </spacer>
   </item>
  </layout>
 </widget>
 <customwidgets>
  <customwidget>
   <class>MyGroupBox</class>
   <extends>QGroupBox</extends>
   <header>my_group_box.h</header>
   <container>1</container>
  </customwidget>
  <customwidget>
   <class>MyDoubleSpinBox</class>
   <extends>QDoubleSpinBox</extends>
   <header>my_double_spin_box.h</header>
  </customwidget>
  <customwidget>
   <class>MySpinBox</class>
   <extends>QSpinBox</extends>
   <header>my_spin_box.h</header>
  </customwidget>
 </customwidgets>
 <tabstops>
  <tabstop>spinbox_transf_scale_2</tabstop>
  <tabstop>spinboxd_beta_angle_offset</tabstop>
 </tabstops>
 <resources/>
 <connections/>
</ui>
